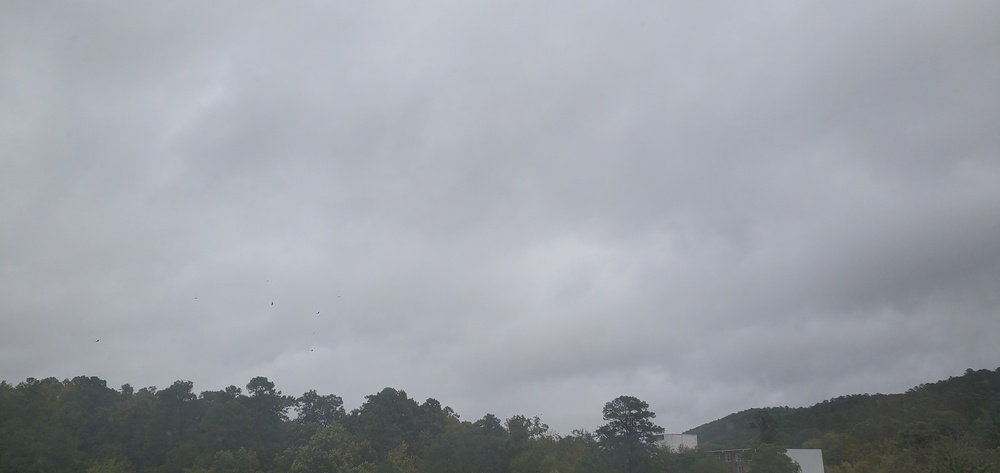
#> input picture A05/Input/landscapee.jpg, 1000 x 473 px, shrunk from 4032 x 1908 before the run, found by its file name
$ python Program.py
#> lines starting #> are read from the running program, lines starting #| are printed output that depends on the picture; after the words box and inside, x2 and y2 are one past the last pixel; in counts of white or black regions, pixels touching at a corner belong together
import cv2
import numpy as np
from numpy.lib.npyio import save

def show(img, waitTime=0):
    if img.min()<0 or img.max()>255 or img.max() - img.min() < 20:
        img=normalize(img)
    cv2.imshow('output.png', np.uint8(img))
    cv2.waitKey(waitTime)
    if not waitTime:
        cv2.destroyAllWindows()

def saveImg(img, name="output.png"):
    cv2.imwrite(name, img)
    print("Saved!")

def normalize(img):
    # img[img>255] = 255
    # img[img<0] = 0

    img = img - np.min(img)
    img = img / img.max()
    img *= 255.9999

    return img

def edgeFilter(img):
    grey = img
    if len(img.shape) > 2:
        grey = cv2.cvtColor(img, cv2.COLOR_BGR2GRAY)
    kernel = np.float64([[1, 2, 1], [0, 0, 0], [-1, -2, -1]])
    Ix = cv2.filter2D(grey*1.0, -1, kernel)
    Iy = cv2.filter2D(grey*1.0, -1, kernel.T)
    I = (Ix**2 + Iy**2)**0.5

    return I

def energyFilter(I):
    I = I*1.0
    kernel = np.float64([[1, 1, 1]]) #an erode kernel
    #eroding diminishes the features of an img / erodes boundaries of the foreground
    h, w = I.shape[:2]

    for j in range(h-1):
        row = I[j:j+1]
        row = cv2.erode(row, kernel)
        I[j+1:j+2] += row

    # return I
    return np.pad(I, ([0], [1]), constant_values=I.max()+1) #pads an extra pixel to each side

def drawSeams(img, seams):
    out = img*1
    h = out.shape[0]
    for seam in seams:
        for i in range(h):
            y = i
            x = seam[i]
            try:
                out[y, x] = 255
            except:
                out[y, x-1] = 255

    show(out[::3, ::3])
    return out
    # saveImg(out, "Output\\40seams.png")

def findSeam(img, energyMap):
    seam = []
    h = img.shape[0]

    y = h-1 #starts at the bottom row
    x = np.argmin(energyMap[y])

    seam.append(x)
    while y:
        y -= 1
        x += np.argmin(energyMap[y, x-1:x+2])-1
        seam.append(x)

    # energyMap = delSeams(energyMap, [seam])

    return seam[::-1]

def delSeams(img, seams, view=False):
    out = img*1
    h = out.shape[0]
    for seam in seams:
        y = h-1
        while y:
            # y = i
            x = seam[y]
            if y == h-1:
                out[y, x:-1] = out[y, x+1:]
            else:
                out[y, x-1:-1] = out[y, x:]
            y -= 1
        out = out[:,:-1]
        if view:
            show(out, 30)
        # if seams.index(seam) % 1 == 0 and view:
        #     show(out, 33)
    return out

def resize(img, new_dim, view=False): #new_dim expected to be (wxh)
    img = img*1
    if len(new_dim) > 2:
        print("Not a dimension")
        return

    h, w = img.shape[:2]
    new_w, new_h = new_dim
    dw, dh = w-new_w, h-new_h

    if dw < 0 or dh < 0:
        print("Bad dimensions.")
        return

    energyMap = energyFilter(edgeFilter(img))
    # show(energyMap)
    vertical_seams = []
    for i in range(dw):
        energyMap = energyFilter(edgeFilter(img))
        seam = findSeam(img, energyMap)
        img = delSeams(img, [seam], view)
        vertical_seams.append(seam)

    img = cv2.rotate(img, cv2.ROTATE_90_CLOCKWISE)
    energyMap = energyFilter(edgeFilter(img))
    # show(energyMap)
    horizontal_seams = []
    for i in range(dh):
        energyMap = energyFilter(edgeFilter(img))
        seam = findSeam(img, energyMap)
        img = delSeams(img, [seam], view)
        horizontal_seams.append(seam)

    img = cv2.rotate(img, cv2.ROTATE_90_COUNTERCLOCKWISE)

    return img


orig_img = cv2.imread("Input\\landscapee.jpg")
#> orig_img is the input picture: shape (473, 1000, 3); mean B, G, R 166.7, 159.4, 155.2
img = orig_img*1
# print(img.shape)

#VERTICAL STUFF
edges = edgeFilter(img)
saveImg(edges, "vertical_edges.png")

energyMap = energyFilter(edgeFilter(orig_img))
show(energyMap[::3, ::3])
cv2.imwrite("vertical_energy.png", energyMap)
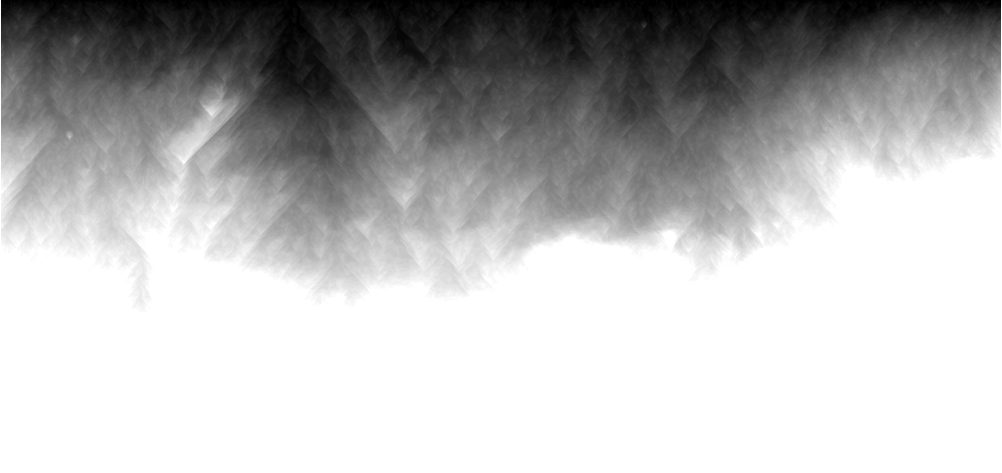
#> saved as vertical_energy.png: shape (473, 1002); min 0, max 255, mean 184.4

seam = findSeam(img, energyMap)
#> in findSeam, `x = np.argmin(energyMap[y])`: x = 487
#> the loop in findSeam, `while y:` made 472 passes
#> x on passes 1 to 3: 487, 486, 486
#> after the loop in findSeam, `while y:`: seam = 473 values, max 487 at index 0, min 423 at index 276, mean 449.6; x = 460; y = 0
#> seam = 473 values, max 487 at index 471, min 423 at index 188, mean 449.6
saveImg(drawSeams(img, [seam]), "vertical_seam_on_original.png")
#> after the loop in drawSeams, `for seam in seams:`: out: shape (473, 1000, 3); 0.1% of pixels changed, all inside (x1, y1, x2, y2) = (423, 0, 488, 473)
saveImg(drawSeams(edges, [seam]), "vertical_seam_on_edges.png")
#> after the loop in drawSeams (call 2), `for seam in seams:`:
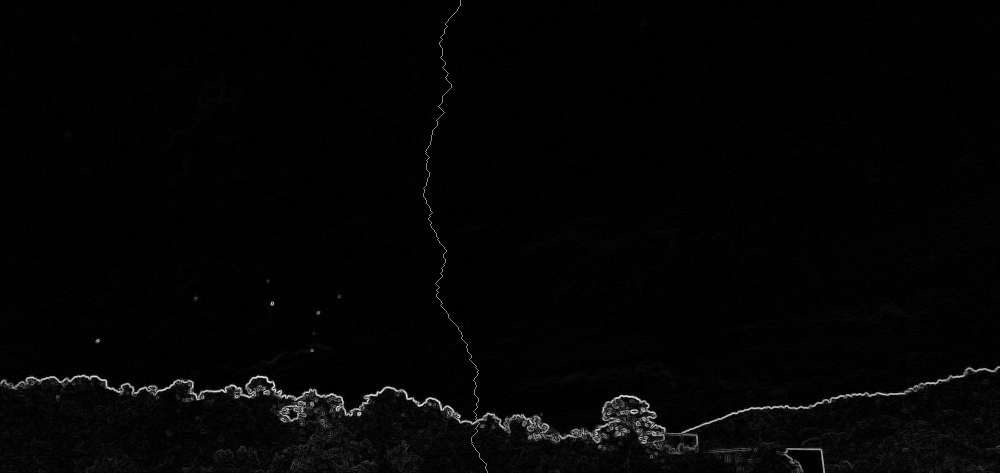
#> out: shape (473, 1000) float64; min 0, max 491.5, mean 8.9; drawn with min black and max white
saveImg(drawSeams(energyMap, [seam]), "vertical_seam_on_energyMap.png")
#> after the loop in drawSeams (call 3), `for seam in seams:`:
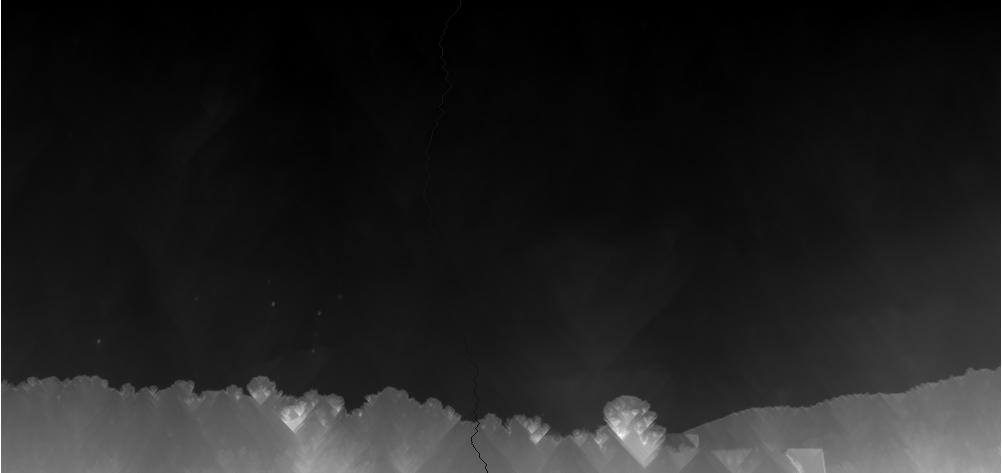
#> out: shape (473, 1002) float64; min 0, max 3258.3, mean 411; drawn with min black and max white

no_seam = delSeams(img*1, [seam])
saveImg(no_seam, "vertical_seam_deleted.png")

seams = []
for i in range(100):
    seam = findSeam(img, energyMap)
    img = delSeams(img, [seam])
    energyMap = energyFilter(edgeFilter(img))
    seams.append(seam)
#> this loop made 100 passes
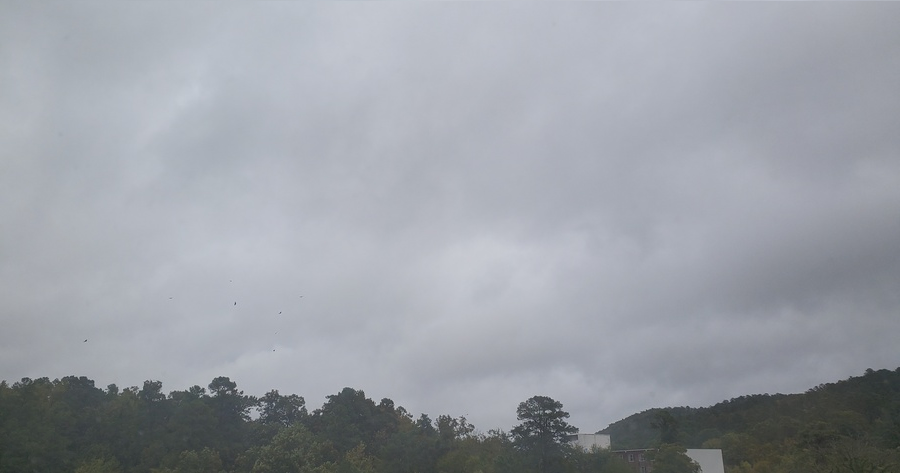
#> img: shape (473, 900, 3); mean B, G, R 166.1, 158.8, 154.6
#> after the loop, seams = 100 items

saveImg(drawSeams(orig_img, seams), "Output\\100_vertical_seams_drawn.png")
#> the loop in drawSeams (call 4), `for seam in seams:` made 100 passes
#> after the loop in drawSeams (call 4), `for seam in seams:`:
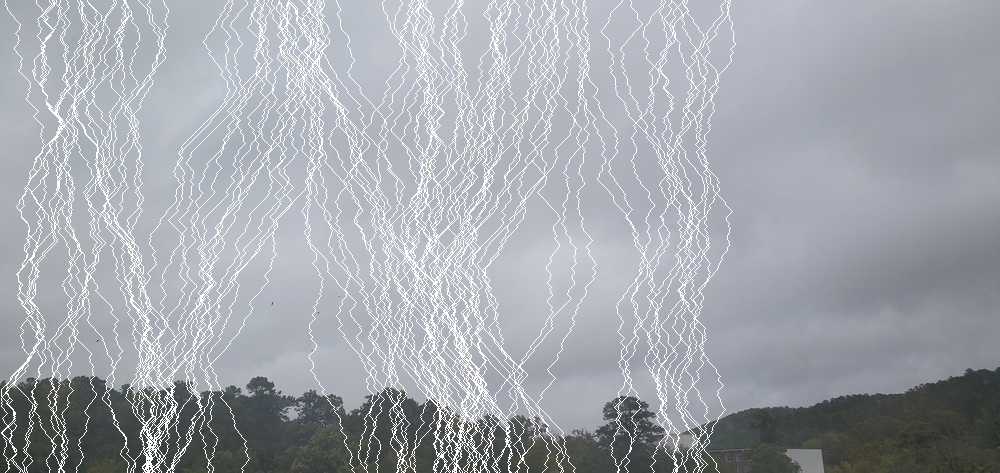
#> out: shape (473, 1000, 3); 9.04% of pixels changed, all inside (x1, y1, x2, y2) = (1, 0, 736, 473)
saveImg(img, "100_vertical_seams.png")


#HORIZONTAL STUFF
flipped = cv2.rotate(orig_img, cv2.ROTATE_90_CLOCKWISE)
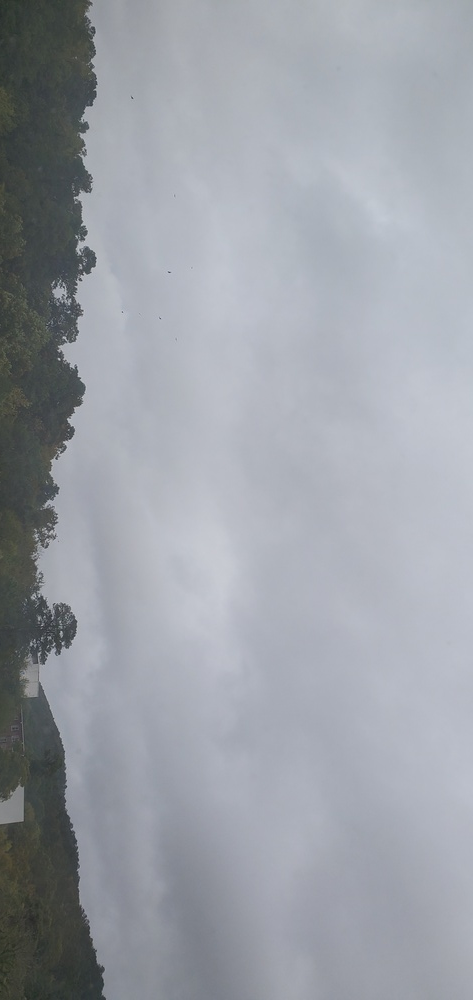
#> flipped: shape (1000, 473, 3); mean B, G, R 166.7, 159.4, 155.2
show(flipped)

edges = edgeFilter(flipped)
show(edges[::2, ::2])
#> in show (call 7), `cv2.imshow('output.png', np.uint8(img))`:
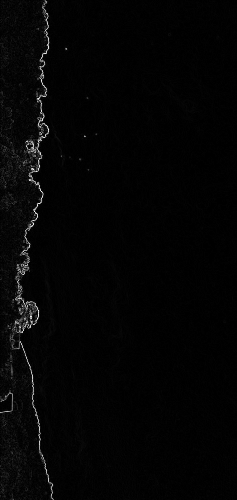
#> window 'output.png': shape (500, 237); min 0, max 255, mean 4.3
saveImg(cv2.rotate(edges, cv2.ROTATE_90_COUNTERCLOCKWISE), "horizontal_edges.png")

energyMap = energyFilter(edges)
temp = cv2.rotate(energyMap, cv2.ROTATE_90_COUNTERCLOCKWISE)
show(temp[::3, ::3])
saveImg(cv2.rotate(energyMap, cv2.ROTATE_90_COUNTERCLOCKWISE), "horizontal_energy.png")

seam = findSeam(flipped, energyMap)
t1 = drawSeams(flipped, [seam])
t2 = drawSeams(edges, [seam])
t3 = drawSeams(energyMap, [seam])
show(t3[::3, ::3])
show(cv2.rotate(t3, cv2.ROTATE_90_COUNTERCLOCKWISE))
saveImg(cv2.rotate(t1, cv2.ROTATE_90_COUNTERCLOCKWISE), "horizontal_seam_on_original.png")
saveImg(cv2.rotate(t2, cv2.ROTATE_90_COUNTERCLOCKWISE), "horizontal_seam_on_edges.png")
saveImg(cv2.rotate(t3, cv2.ROTATE_90_COUNTERCLOCKWISE), "horizontal_seam_on_energyMap.png")

no_seam = delSeams(flipped*1, [seam])
saveImg(cv2.rotate(no_seam, cv2.ROTATE_90_COUNTERCLOCKWISE), "horizontal_seam_deleted.png")

for i in range(100):
    seam = findSeam(flipped, energyMap)
    flipped = delSeams(flipped, [seam])
    energyMap = energyFilter(edgeFilter(flipped))
saveImg(cv2.rotate(flipped, cv2.ROTATE_90_COUNTERCLOCKWISE), "100_horizontal_seams.png")

print("DONE!!!!")
